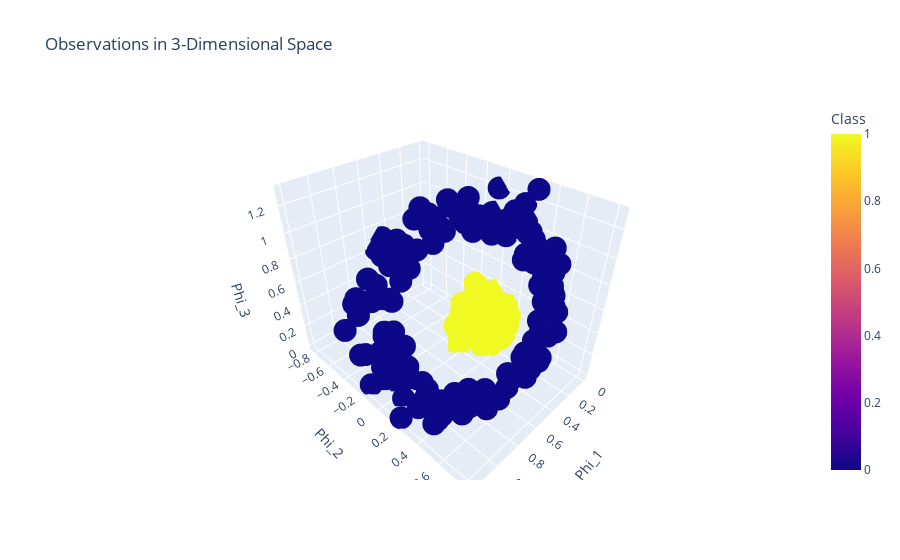

The code cell stored with this chart in its notebook:
### Code cell
fig = px.scatter_3d(data, x='Phi_1', y='Phi_2', z='Phi_3', color='Class', title='Observations in 3-Dimensional Space')
fig.show()

### Figure 1 — Plotly figure (JSON) as saved in the notebook; plotly's stock layout.template omitted (floating-point values rounded to 4 significant figures; data arrays with more than 128 entries replaced by an {"elided": "..."} marker saying what was removed)
{"data": [{"hovertemplate": "Phi_1=%{x}<br>Phi_2=%{y}<br>Phi_3=%{z}<br>Class=%{marker.color}<extra></extra>", "legendgroup": "", "marker": {"color": {"elided": "300 int values"}, "coloraxis": "coloraxis", "symbol": "circle"}, "mode": "markers", "name": "", "scene": "scene", "showlegend": false, "type": "scatter3d", "x": {"elided": "300 float values"}, "y": {"elided": "300 float values"}, "z": {"elided": "300 float values"}}], "layout": {"coloraxis": {"colorbar": {"title": {"text": "Class"}}, "colorscale": [[0, "#0d0887"], [0.1111, "#46039f"], [0.2222, "#7201a8"], [0.3333, "#9c179e"], [0.4444, "#bd3786"], [0.5556, "#d8576b"], [0.6667, "#ed7953"], [0.7778, "#fb9f3a"], [0.8889, "#fdca26"], [1, "#f0f921"]]}, "legend": {"tracegroupgap": 0}, "scene": {"domain": {"x": [0, 1], "y": [0, 1]}, "xaxis": {"title": {"text": "Phi_1"}}, "yaxis": {"title": {"text": "Phi_2"}}, "zaxis": {"title": {"text": "Phi_3"}}}, "title": {"text": "Observations in 3-Dimensional Space"}}}
